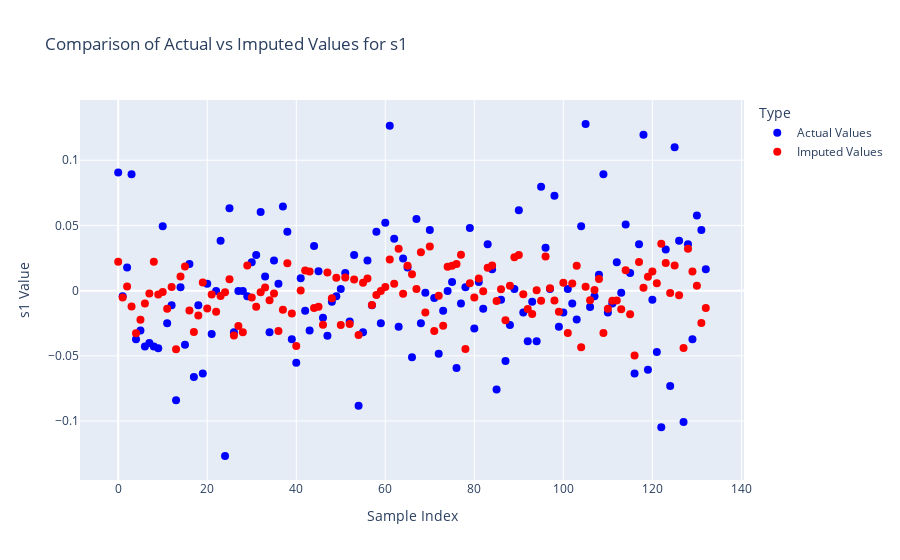
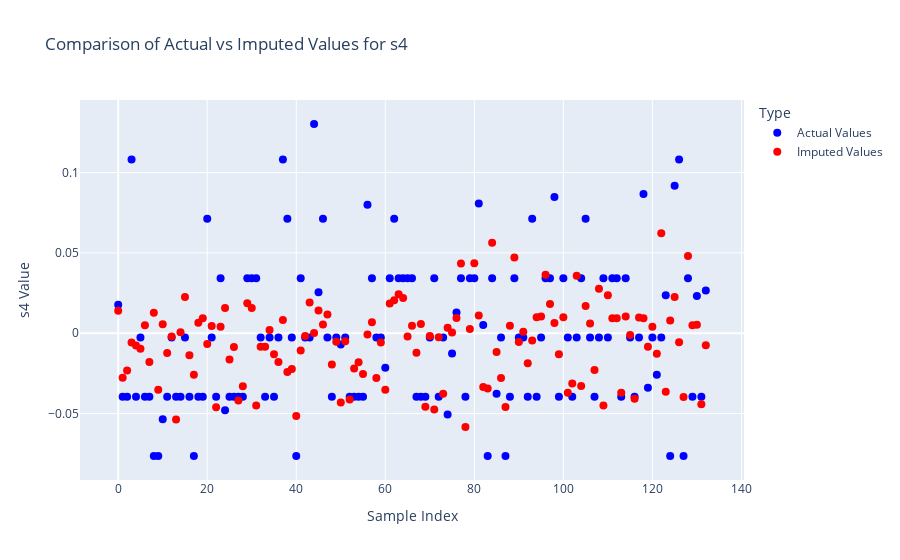

These figures' notebook cell, in order:
### Markdown cell above
## Evaluating imputation quality

In this demonstration, since the receiver dataset was artificially created by removing variables from the original data, there exists the unique opportunity to evaluate the quality of our imputations by comparing them to the actual values.

### Code cell
# Visualize comparison between actual and imputed values
for var in imputed_variables:
    fig = go.Figure()
    
    # Plot actual values
    fig.add_trace(go.Scatter(
        x=receiver_data.index,
        y=receiver_data[var],
        mode='markers',
        name='Actual Values',
        marker=dict(color='blue', size=8)
    ))
    
    # Plot imputed values
    fig.add_trace(go.Scatter(
        x=imputed_data.index,
        y=imputed_data[var],
        mode='markers',
        name='Imputed Values',
        marker=dict(color='red', size=8)
    ))
    
    # Customize the plot appearance
    fig.update_layout(
        title=f'Comparison of Actual vs Imputed Values for {var}',
        xaxis_title='Sample Index',
        yaxis_title=f'{var} Value',
        legend_title='Type',
        hovermode='closest'
    )
    
    fig.show()

### Figure 1 — Plotly figure (JSON) as saved in the notebook; plotly's stock layout.template omitted (floating-point values rounded to 4 significant figures; data arrays with more than 128 entries replaced by an {"elided": "..."} marker saying what was removed)
{"data": [{"marker": {"color": "blue", "size": 8}, "mode": "markers", "name": "Actual Values", "type": "scatter", "x": {"elided": "133 int values"}, "y": {"elided": "133 float values"}}, {"marker": {"color": "red", "size": 8}, "mode": "markers", "name": "Imputed Values", "type": "scatter", "x": {"elided": "133 int values"}, "y": {"elided": "133 float values"}}], "layout": {"hovermode": "closest", "legend": {"title": {"text": "Type"}}, "title": {"text": "Comparison of Actual vs Imputed Values for s1"}, "xaxis": {"title": {"text": "Sample Index"}}, "yaxis": {"title": {"text": "s1 Value"}}}}

### Figure 2 — Plotly figure (JSON) as saved in the notebook; plotly's stock layout.template omitted (floating-point values rounded to 4 significant figures; data arrays with more than 128 entries replaced by an {"elided": "..."} marker saying what was removed)
{"data": [{"marker": {"color": "blue", "size": 8}, "mode": "markers", "name": "Actual Values", "type": "scatter", "x": {"elided": "133 int values"}, "y": {"elided": "133 float values"}}, {"marker": {"color": "red", "size": 8}, "mode": "markers", "name": "Imputed Values", "type": "scatter", "x": {"elided": "133 int values"}, "y": {"elided": "133 float values"}}], "layout": {"hovermode": "closest", "legend": {"title": {"text": "Type"}}, "title": {"text": "Comparison of Actual vs Imputed Values for s4"}, "xaxis": {"title": {"text": "Sample Index"}}, "yaxis": {"title": {"text": "s4 Value"}}}}
